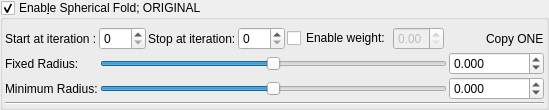
    <widget class="MyGroupBox" name="groupCheck_transform_sphericalFoldOriginal1_enabled">
     <property name="title">
      <string>Enab&amp;le Spherical Fold; ORIGINAL</string>
     </property>
     <property name="checkable">
      <bool>true</bool>
     </property>
     <layout class="QVBoxLayout" name="verticalLayout_12" stretch="0,0,0">
      <property name="spacing">
       <number>2</number>
      </property>
      <property name="leftMargin">
       <number>2</number>
      </property>
      <property name="topMargin">
       <number>2</number>
      </property>
      <property name="rightMargin">
       <number>2</number>
      </property>
      <property name="bottomMargin">
       <number>2</number>
      </property>
      <item>
       <layout class="QGridLayout" name="gridLayout_6">
        <property name="topMargin">
         <number>5</number>
        </property>
        <item row="0" column="3">
         <widget class="MySpinBox" name="spinboxInt_transform_sphericalFoldOriginal1_stop_iterations">
          <property name="sizePolicy">
           <sizepolicy hsizetype="Preferred" vsizetype="Maximum">
            <horstretch>0</horstretch>
            <verstretch>0</verstretch>
           </sizepolicy>
          </property>
          <property name="maximum">
           <number>250</number>
          </property>
         </widget>
        </item>
        <item row="0" column="5">
         <widget class="MyDoubleSpinBox" name="spinbox_transform_sphericalFoldOriginal1_weight">
          <property name="enabled">
           <bool>false</bool>
          </property>
          <property name="sizePolicy">
           <sizepolicy hsizetype="Minimum" vsizetype="Maximum">
            <horstretch>0</horstretch>
            <verstretch>0</verstretch>
           </sizepolicy>
          </property>
          <property name="decimals">
           <number>2</number>
          </property>
          <property name="minimum">
           <double>0.000000000000000</double>
          </property>
          <property name="maximum">
           <double>1.000000000000000</double>
          </property>
          <property name="singleStep">
           <double>0.100000000000000</double>
          </property>
         </widget>
        </item>
        <item row="0" column="7">
         <widget class="QLabel" name="label_113">
          <property name="text">
           <string>Copy ONE</string>
          </property>
         </widget>
        </item>
        <item row="0" column="2">
         <widget class="QLabel" name="label_27">
          <property name="text">
           <string>Stop at iteration:</string>
          </property>
         </widget>
        </item>
        <item row="0" column="6">
         <spacer name="horizontalSpacer_4">
          <property name="orientation">
           <enum>Qt::Horizontal</enum>
          </property>
          <property name="sizeHint" stdset="0">
           <size>
            <width>40</width>
            <height>20</height>
           </size>
          </property>
         </spacer>
        </item>
        <item row="0" column="1">
         <widget class="MySpinBox" name="spinboxInt_transform_sphericalFoldOriginal1_start_iterations">
          <property name="sizePolicy">
           <sizepolicy hsizetype="Minimum" vsizetype="Maximum">
            <horstretch>0</horstretch>
            <verstretch>0</verstretch>
           </sizepolicy>
          </property>
          <property name="minimum">
           <number>0</number>
          </property>
          <property name="maximum">
           <number>250</number>
          </property>
          <property name="value">
           <number>0</number>
          </property>
         </widget>
        </item>
        <item row="0" column="0">
         <widget class="QLabel" name="label_65">
          <property name="text">
           <string>Start at iteration :</string>
          </property>
         </widget>
        </item>
        <item row="0" column="4">
         <widget class="QCheckBox" name="checkBox_transform_sphericalFoldOriginal1_weight_enabled">
          <property name="text">
           <string>Enable weight:</string>
          </property>
         </widget>
        </item>
       </layout>
      </item>
      <item>
       <layout class="QGridLayout" name="gridLayout_15">
        <property name="spacing">
         <number>2</number>
        </property>
        <item row="0" column="0">
         <widget class="QLabel" name="label_5">
          <property name="text">
           <string>Fixed Radius:</string>
          </property>
         </widget>
        </item>
        <item row="1" column="0">
         <widget class="QLabel" name="label_9">
          <property name="text">
           <string>Minimum Radius:</string>
          </property>
         </widget>
        </item>
        <item row="0" column="1">
         <widget class="QSlider" name="slider_transform_mandelbox_folding_fixed_radius">
          <property name="sizePolicy">
           <sizepolicy hsizetype="Expanding" vsizetype="Maximum">
            <horstretch>0</horstretch>
            <verstretch>0</verstretch>
           </sizepolicy>
          </property>
          <property name="minimum">
           <number>-18000</number>
          </property>
          <property name="maximum">
           <number>18000</number>
          </property>
          <property name="value">
           <number>0</number>
          </property>
          <property name="sliderPosition">
           <number>0</number>
          </property>
          <property name="orientation">
           <enum>Qt::Horizontal</enum>
          </property>
         </widget>
        </item>
        <item row="0" column="2">
         <widget class="MyDoubleSpinBox" name="spinbox_transform_mandelbox_folding_fixed_radius">
          <property name="sizePolicy">
           <sizepolicy hsizetype="Minimum" vsizetype="Maximum">
            <horstretch>0</horstretch>
            <verstretch>0</verstretch>
           </sizepolicy>
          </property>
          <property name="prefix">
           <string/>
          </property>
          <property name="suffix">
           <string/>
          </property>
          <property name="decimals">
           <number>3</number>
          </property>
          <property name="minimum">
           <double>-36000.000000000000000</double>
          </property>
          <property name="maximum">
           <double>36000.000000000000000</double>
          </property>
          <property name="singleStep">
           <double>0.100000000000000</double>
          </property>
         </widget>
        </item>
        <item row="1" column="1">
         <widget class="QSlider" name="slider_transform_mandelbox_folding_min_radius">
          <property name="sizePolicy">
           <sizepolicy hsizetype="Expanding" vsizetype="Maximum">
            <horstretch>0</horstretch>
            <verstretch>0</verstretch>
           </sizepolicy>
          </property>
          <property name="minimum">
           <number>-18000</number>
          </property>
          <property name="maximum">
           <number>18000</number>
          </property>
          <property name="value">
           <number>0</number>
          </property>
          <property name="sliderPosition">
           <number>0</number>
          </property>
          <property name="orientation">
           <enum>Qt::Horizontal</enum>
          </property>
         </widget>
        </item>
        <item row="1" column="2">
         <widget class="MyDoubleSpinBox" name="spinbox_transform_mandelbox_folding_min_radius">
          <property name="sizePolicy">
           <sizepolicy hsizetype="Minimum" vsizetype="Maximum">
            <horstretch>0</horstretch>
            <verstretch>0</verstretch>
           </sizepolicy>
          </property>
          <property name="prefix">
           <string/>
          </property>
          <property name="suffix">
           <string/>
          </property>
          <property name="decimals">
           <number>3</number>
          </property>
          <property name="minimum">
           <double>-360000.000000000000000</double>
          </property>
          <property name="maximum">
           <double>360000.000000000000000</double>
          </property>
          <property name="singleStep">
           <double>0.100000000000000</double>
          </property>
         </widget>
        </item>
       </layout>
      </item>
      <item>
       <widget class="Line" name="line_13">
        <property name="orientation">
         <enum>Qt::Horizontal</enum>
        </property>
       </widget>
      </item>
     </layout>
    </widget>
